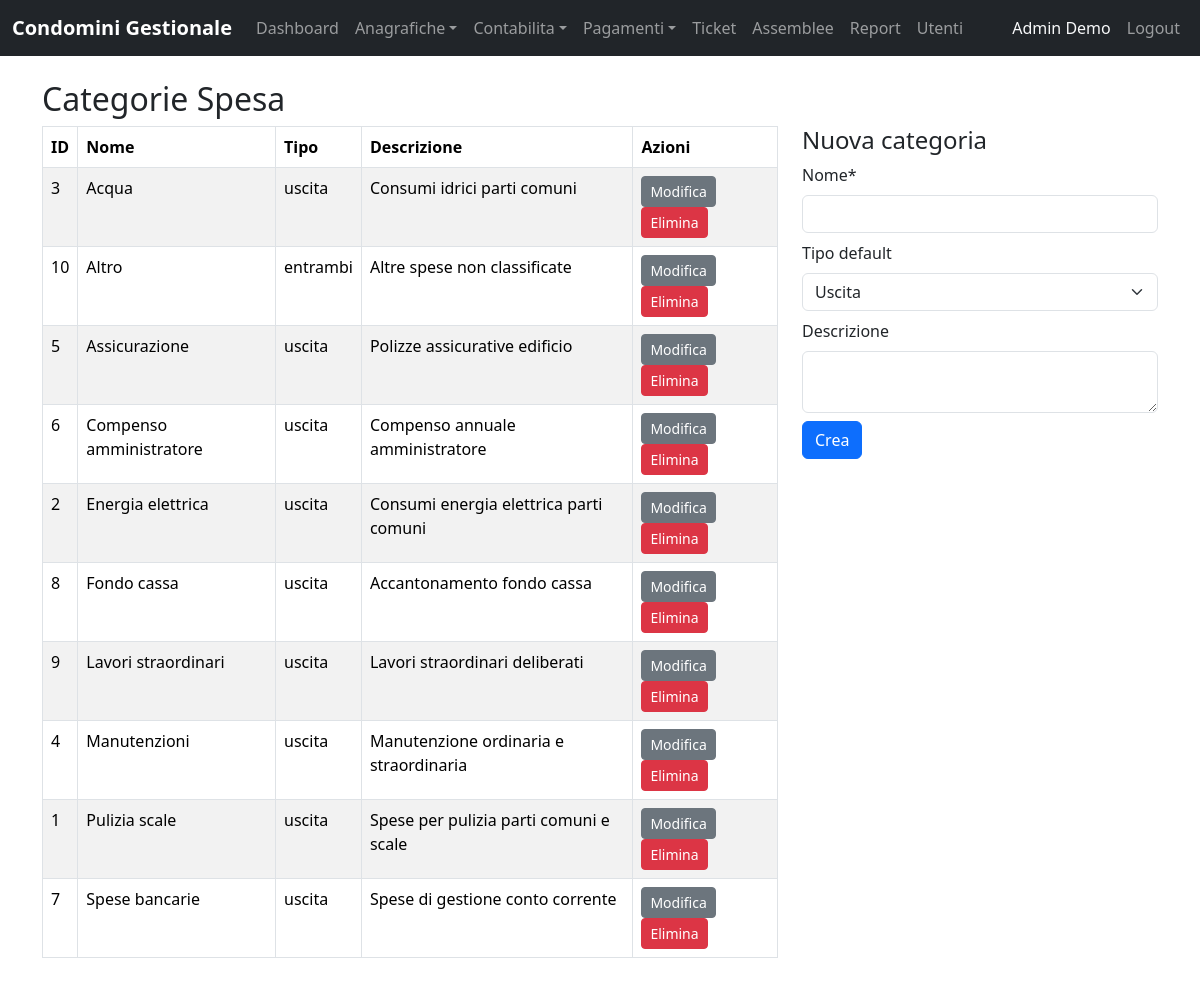
Page /admin/categorie-spesa.php (signed in) on the committed database.
### tables this page shows
CREATE TABLE IF NOT EXISTS categorie_spesa (
    id INT AUTO_INCREMENT PRIMARY KEY,
    nome VARCHAR(150) NOT NULL,
    descrizione TEXT NULL,
    tipo_default ENUM('entrata','uscita','entrambi') NOT NULL DEFAULT 'uscita',
    created_at DATETIME NOT NULL DEFAULT CURRENT_TIMESTAMP
);

### config/config.php (called while the page is built, shortened)
<?php
function url(string $path = ''): string
{
    return BASE_URL . $path;
}

### app/Auth.php (called while the page is built, shortened)
<?php
require_once __DIR__ . '/../config/config.php';
require_once __DIR__ . '/Helpers.php';
function is_logged_in(): bool
{
    return isset($_SESSION['user']);
}
function is_admin(): bool
{
    return is_logged_in() && $_SESSION['user']['role'] === 'admin';
}

### app/CategorieSpesa.php (called while the page is built, shortened)
<?php
require_once __DIR__ . '/../config/config.php';
class CategorieSpesa
{
    public static function all(): array
    {
        global $pdo;
        $stmt = $pdo->query('SELECT * FROM categorie_spesa ORDER BY nome ASC');
        return $stmt->fetchAll(PDO::FETCH_ASSOC);
    }
}

### app/Helpers.php (called while the page is built, shortened)
<?php
require_once __DIR__ . '/../config/config.php';
function h(?string $s): string
{
    return htmlspecialchars($s ?? '', ENT_QUOTES, 'UTF-8');
}

### admin/categorie-spesa.php (the view, shortened to what this page needs)
<?php
require_once __DIR__ . '/../config/config.php';
require_once __DIR__ . '/../app/Auth.php';
require_once __DIR__ . '/../app/Helpers.php';
require_once __DIR__ . '/../app/CategorieSpesa.php';
$categorie = CategorieSpesa::all();
$edit = null;
include __DIR__ . '/../includes/header.php';
?>
<h2>Categorie Spesa</h2>
<div class="row">
<div class="col-md-8">
<table class="table table-bordered table-striped">
<thead><tr><th>ID</th><th>Nome</th><th>Tipo</th><th>Descrizione</th><th>Azioni</th></tr></thead>
<tbody>
<?php foreach ($categorie as $cat): ?>
<tr>
    <td><?php echo (int)$cat['id']; ?></td>
    <td><?php echo h($cat['nome']); ?></td>
    <td><?php echo h($cat['tipo_default']); ?></td>
    <td><?php echo h($cat['descrizione'] ?? ''); ?></td>
    <td>
        <a href="?edit=<?php echo (int)$cat['id']; ?>" class="btn btn-sm btn-secondary">Modifica</a>
        <form method="post" class="d-inline" onsubmit="return confirm('Eliminare?')">
            <button class="btn btn-sm btn-danger">Elimina</button>
        </form>
    </td>
</tr>
<?php endforeach; ?>
</tbody>
</table>
</div>
<div class="col-md-4">
<?php if ($edit): ?>
<h4>Modifica categoria</h4>
<form method="post">
    <?php echo csrf_field(); ?>
    <input type="hidden" name="azione" value="modifica">
    <input type="hidden" name="id" value="<?php echo (int)$edit['id']; ?>">
    <div class="mb-2"><label class="form-label">Nome*</label><input name="nome" class="form-control" value="<?php echo h($edit['nome']); ?>" required></div>
    <div class="mb-2"><label class="form-label">Tipo default</label>
        <select name="tipo_default" class="form-select">
            <option value="uscita" <?php echo $edit['tipo_default']==='uscita'?'selected':''; ?>>Uscita</option>
            <option value="entrata" <?php echo $edit['tipo_default']==='entrata'?'selected':''; ?>>Entrata</option>
            <option value="entrambi" <?php echo $edit['tipo_default']==='entrambi'?'selected':''; ?>>Entrambi</option>
        </select>
    </div>
    <div class="mb-2"><label class="form-label">Descrizione</label><textarea name="descrizione" class="form-control"><?php echo h($edit['descrizione'] ?? ''); ?></textarea></div>
    <button class="btn btn-primary">Salva</button>
    <a href="categorie-spesa.php" class="btn btn-secondary">Annulla</a>
</form>
<?php else: ?>
<h4>Nuova categoria</h4>
<form method="post">
    <div class="mb-2"><label class="form-label">Nome*</label><input name="nome" class="form-control" required></div>
    <div class="mb-2"><label class="form-label">Tipo default</label>
        <select name="tipo_default" class="form-select">
            <option value="uscita">Uscita</option>
        </select>
    </div>
    <div class="mb-2"><label class="form-label">Descrizione</label><textarea name="descrizione" class="form-control"></textarea></div>
    <button class="btn btn-primary">Crea</button>
</form>
<?php endif; ?>
</div>
</div>
<?php include __DIR__ . '/../includes/footer.php'; ?>

### includes/header.php (shortened to what this page needs)
<!DOCTYPE html>
<html lang="it">
<head>
    <link rel="stylesheet" href="<?php echo url('/assets/css/style.css'); ?>">
    <link rel="stylesheet" href="https://cdn.jsdelivr.net/npm/bootstrap@5.3.3/dist/css/bootstrap.min.css">
</head>
<body>
    <nav class="navbar navbar-expand-lg navbar-dark bg-dark mb-4">
        <div class="container-fluid">
            <a class="navbar-brand" href="<?php echo url('/'); ?>">Condomini Gestionale</a>
            <div class="collapse navbar-collapse" id="navbarNav">
                <ul class="navbar-nav me-auto">
                    <?php if (is_logged_in()): ?>
                        <?php if (is_admin()): ?>
                            <li class="nav-item"><a class="nav-link" href="<?php echo url('/admin/dashboard.php'); ?>">Dashboard</a></li>
                            <li class="nav-item dropdown">
                                <a class="nav-link dropdown-toggle" href="#" role="button" data-bs-toggle="dropdown">Anagrafiche</a>
                            </li>
                            <li class="nav-item dropdown">
                                <a class="nav-link dropdown-toggle" href="#" role="button" data-bs-toggle="dropdown">Contabilita</a>
                            </li>
                            <li class="nav-item dropdown">
                                <a class="nav-link dropdown-toggle" href="#" role="button" data-bs-toggle="dropdown">Pagamenti</a>
                            </li>
                            <li class="nav-item"><a class="nav-link" href="<?php echo url('/admin/ticket.php'); ?>">Ticket</a></li>
                            <li class="nav-item"><a class="nav-link" href="<?php echo url('/admin/assemblee.php'); ?>">Assemblee</a></li>
                            <li class="nav-item"><a class="nav-link" href="<?php echo url('/admin/report.php'); ?>">Report</a></li>
                            <li class="nav-item"><a class="nav-link" href="<?php echo url('/admin/utenti.php'); ?>">Utenti</a></li>
                        <?php else: ?>
                            <li class="nav-item"><a class="nav-link" href="<?php echo url('/area-condomino/dashboard.php'); ?>">Dashboard</a></li>
                            <li class="nav-item"><a class="nav-link" href="<?php echo url('/area-condomino/profilo.php'); ?>">Profilo</a></li>
                        <?php endif; ?>
                    <?php endif; ?>
                </ul>
                <ul class="navbar-nav ms-auto">
                    <?php if (is_logged_in()): ?>
                        <li class="nav-item"><span class="nav-link text-light"><?php echo htmlspecialchars($_SESSION['user']['name'] ?? ''); ?></span></li>
                        <li class="nav-item"><a class="nav-link" href="<?php echo url('/logout.php'); ?>">Logout</a></li>
                    <?php else: ?>
                        <li class="nav-item"><a class="nav-link" href="<?php echo url('/login.php'); ?>">Login</a></li>
                        <li class="nav-item"><a class="nav-link" href="<?php echo url('/register.php'); ?>">Registrati</a></li>
                    <?php endif; ?>
                </ul>
            </div>
        </div>
    </nav>
    <div class="container">

### includes/footer.php (shortened to what this page needs)
    </div>
</body>
</html>

### assets/css/style.css (style rules this page uses)
body { padding-bottom: 40px; }
.navbar-brand { font-weight: bold; }

### rows in the picture
categorie_spesa: id "3", nome "Acqua", tipo_default "uscita", descrizione "Consumi idrici parti comuni"
categorie_spesa: id "10", nome "Altro", tipo_default "entrambi", descrizione "Altre spese non classificate"
categorie_spesa: id "5", nome "Assicurazione", tipo_default "uscita", descrizione "Polizze assicurative edificio"
categorie_spesa: id "6", nome "Compenso amministratore", tipo_default "uscita", descrizione "Compenso annuale amministratore"
categorie_spesa: id "2", nome "Energia elettrica", tipo_default "uscita", descrizione "Consumi energia elettrica parti comuni"
categorie_spesa: id "8", nome "Fondo cassa", tipo_default "uscita", descrizione "Accantonamento fondo cassa"
categorie_spesa: id "9", nome "Lavori straordinari", tipo_default "uscita", descrizione "Lavori straordinari deliberati"
categorie_spesa: id "4", nome "Manutenzioni", tipo_default "uscita", descrizione "Manutenzione ordinaria e straordinaria"
categorie_spesa: id "1", nome "Pulizia scale", tipo_default "uscita", descrizione "Spese per pulizia parti comuni e scale"
categorie_spesa: id "7", nome "Spese bancarie", tipo_default "uscita", descrizione "Spese di gestione conto corrente"

### other values in the picture
$_SESSION['user']['name'] "Admin Demo"
